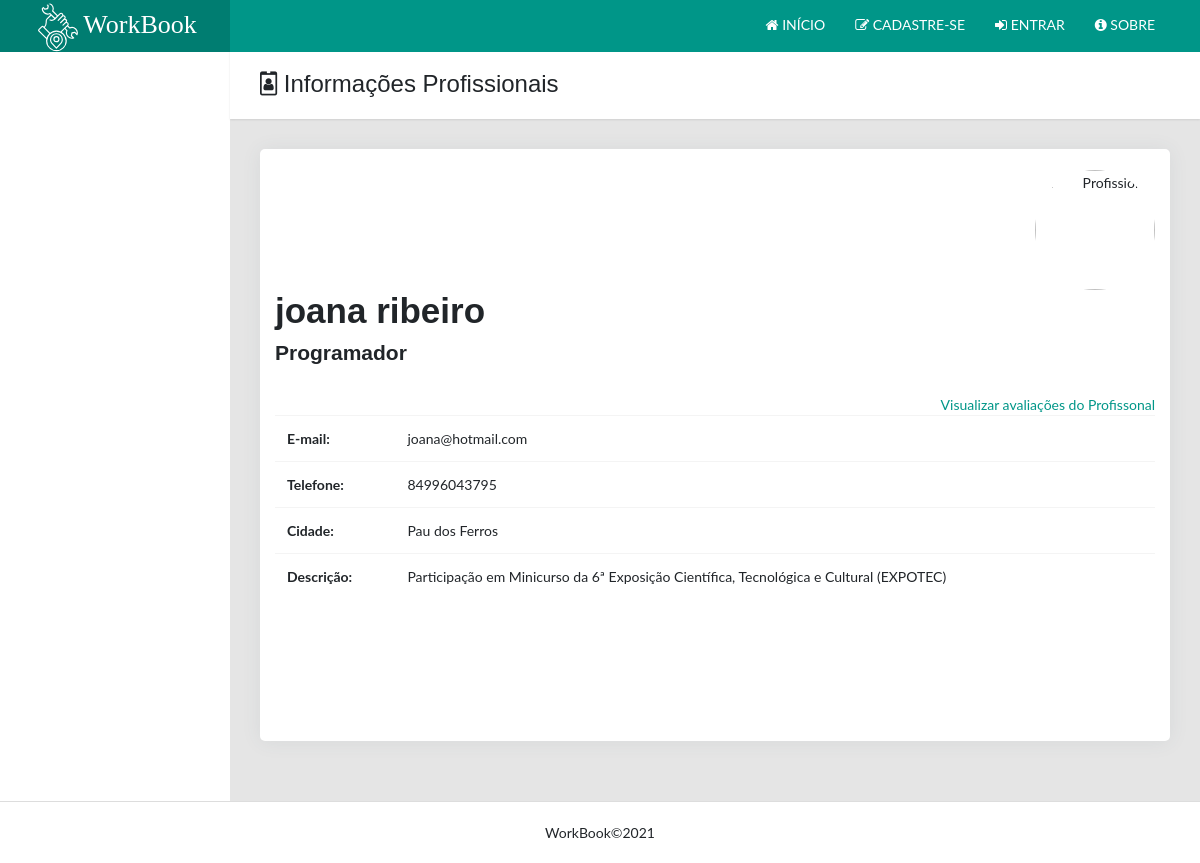
Page /joana on the committed database.
### usuario/models.py (models this page shows, shortened)
class Profissional(models.Model):
            profissao = models.CharField('Profissão', max_length=250)
            categoria = models.OneToOneField(Categoria, on_delete=models.CASCADE, related_name='categoria')
            slug = models.SlugField('Atalho', unique=True, blank=True, null=True)
            descricao = models.CharField('Descrição', max_length=250)
            imagem = models.ImageField(upload_to='fotos/%Y/%m/', blank=True, null=True)
            user = models.OneToOneField(Usuario, on_delete=models.CASCADE, related_name='usario',
                                        error_messages={
                                            "unique": "Já existe um profissional cadastrado para este usuário."
                                        }
                                       )
            acesso_permitido = models.BooleanField(default=True)
            """def clean(self):
                error_messages = {}
                if not valida_cpf(self.cpf):
                    error_messages['cpf'] = 'Digite um cpf Válido!'

                if error_messages:
                    raise ValidationError(error_messages)"""
            class Meta:
                verbose_name = 'Profissional'
                verbose_name_plural = 'Profissional'
                ordering = ['id']

class Usuario(AbstractUser):
    telefone = models.CharField('telefone', max_length=15)
    imagem = models.ImageField(upload_to='fotosperfil/%Y/%m/', blank=True, null=True)
    cidade = models.CharField('cidade', max_length=40)
    rua = models.CharField('rua', max_length=60)
    uf = models.CharField('uf', max_length=2)
    bairro = models.CharField('bairro', max_length=40)
    is_staff = models.BooleanField(default=0)
    is_superuser = models.BooleanField(default=1)
    is_active = models.BooleanField(default=True)
    is_profissional = models.BooleanField(default=False)
    class Meta:
        db_table = 'usuario'
        verbose_name = 'Usuario'
        verbose_name_plural = 'Usuario'

### usuario/views.py (the view)
# urls.py: path('<slug>', views.DetalhesProfissional.as_view(), name='detalhesProfissional'),
class DetalhesProfissional(DetailView):
    model = models.Profissional
    template_name = 'usuario/detalhesProfissional.html'
    context_object_name = 'profissional'
    slug_id_url_kwarg = 'slug'

### usuario/templates/usuario/detalhesProfissional.html (shortened to what this page needs)
{% extends 'base.html' %}
{% block content %}
{% if not request.user.is_authenticated %}
<header>
    {% include 'parciais/nav.html' %}
</header>
{% endif %}
<main class="app-content">
    <div class="app-title">
        <div>
            <h1><i class="fa fa-id-badge"></i> Informações Profissionais</h1>
        </div>
    </div>
    <div class="row">
        <div class="col-lg-12">
            <div class="card user-card-full">
                <div class="row m-l-0 m-r-0">
                    <div class="col-md-12">
                        <div class="profile">
                            <br>
                            <div class="info">
                                {% if profissional.user.imagem %}
                                <div align="right">
                                    <img title="Profissional"
                                         src="{{profissional.user.imagem.url}}" width="120" height="120" id="imgpos"
                                         class="rounded-circle">
                                </div>
                                {% else %}
                                <div align="right">
                                    <img title="Profissional"
                                         src="https://static.vecteezy.com/ti/vetor-gratis/p1/2318271-icone-do-perfil-do-usuario-gr%C3%A1tis-vetor.jpg"
                                         width="120" height="120" id="imgpos1"
                                         class="rounded-circle">
                                    {% endif %}
                                </div>
                                <h1>{{profissional.user.first_name}} {{ profissional.user.last_name}}</h1>
                                <h4>{{profissional.profissao}} </h4>
                                <br>
                                <div align="right">
                                    <a href="{% url 'avaliacao:clientelistarAvaliacoes'  profissional.user.id  %}">
                                        Visualizar avaliações do Profissonal
                                    </a>
                                </div>
                            </div>
                        </div>
                        <table class="table">
                            <tbody>
                            <tr>
                                <th>E-mail:</th>
                                <td>{{ profissional.user.email }}</td>
                            </tr>
                            <tr>
                                <th>Telefone:</th>
                                <td>{{ profissional.user.telefone }}</td>
                            </tr>
                            <tr>
                                <th>Cidade:</th>
                                <td>{{ profissional.user.cidade }}</td>
                            </tr>
                            <tr>
                                <th>Descrição:</th>
                                <td>{{ profissional.descricao }}</td>
                            </tr>
                            </tbody>
                        </table>
                        <br>
                        <br>
                        <br>
                        <br>
                        <br>
                        <br>
                    </div>
                </div>
            </div>
        </div>
    </div>
</main>
{% endblock %}

### rows in the picture
Profissional: user.first_name "joana ribeiro", profissao "Programador", user.email "joana@hotmail.com", user.telefone "84996043795", user.cidade "Pau dos Ferros", descricao "Participação em Minicurso da 6ª Exposição Científica, Tecnológica e Cultural (EXPOTEC)"
